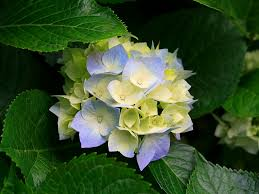
#> input picture imgs/img0.jpg, 259 x 194 px; its folder holds 3 pictures in this run
$ python main.py
#> lines starting #> are read from the running program, lines starting #| are printed output that depends on the picture
import cv2
import numpy as np
import matplotlib.pyplot as plt
from mpl_toolkits.mplot3d import Axes3D

input_type = 'BGR'
general_LAB_flat = []
general_colors = []

for i in range(2):
  image_BGR = cv2.imread('imgs/img' + str(i) + '.jpg')
#> image_BGR is the input picture: shape (194, 259, 3); mean B, G, R 44.6, 81.4, 57.8
  image = image_BGR

  conversion = cv2.COLOR_BGR2LAB if input_type == 'BGR' else cv2.COLOR_RGB2LAB
  image_LAB = cv2.cvtColor(image, conversion)
#> image_LAB: shape (194, 259, 3); mean of channels 0, 1, 2 79, 112.9, 145.4

  y,x,z = image_LAB.shape
#> y = 194; x = 259; z = 3
  LAB_flat = np.reshape(image_LAB, [y*x,z])

  colors = cv2.cvtColor(image, cv2.COLOR_BGR2RGB) if input_type == 'BGR' else image
  colors = np.reshape(colors, [y*x,z])/255.

  general_LAB_flat.append(LAB_flat)
  general_colors.append(colors)

general_LAB_flat = np.vstack(general_LAB_flat)
general_colors = np.vstack(general_colors)

fig = plt.figure()
ax = fig.add_subplot(111, projection='3d')
ax.scatter(xs=general_LAB_flat[:,2], ys=general_LAB_flat[:,1], zs=general_LAB_flat[:,0], s=0.1,  c=general_colors, lw=0)
ax.set_xlabel('A')
ax.set_ylabel('B')
ax.set_zlabel('L')

plt.show()
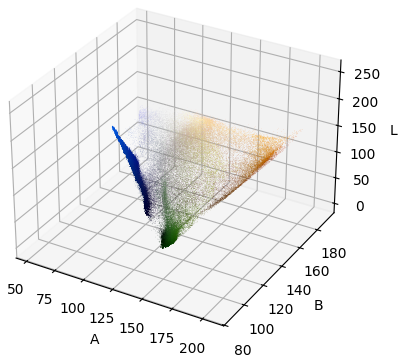
#> figure drawn by matplotlib, 1 panel
